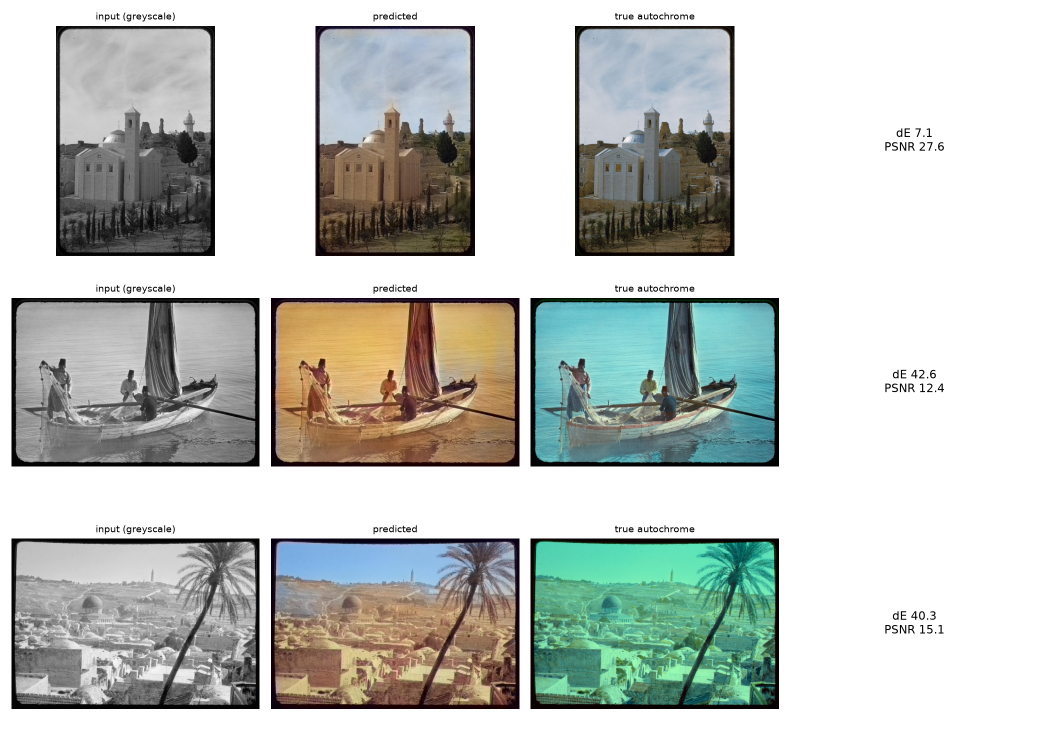
#> input picture figures/baseline_qualitative_eccv16.png, 2100 x 1500 px, given as the content of the folder data/clean_source, which was not available (shown at 1/2 size)
$ python degrade.py
#> lines starting #> are read from the running program, lines starting #| are printed output that depends on the picture; after the words box and inside, x2 and y2 are one past the last pixel; in counts of white or black regions, pixels touching at a corner belong together; pictures that were not available may be replaced by others from this repository, and a replacement may not be noted
"""Degradation simulator: turns clean color photos into synthetic "old photo" pairs.

For each clean image: clean color -> grayscale -> degradations applied in a realistic
order, each with a severity in [0, 1]. Saves the clean color target, the degraded input,
a mask of the structured damage and the exact parameters used, so every pair is
reproducible.

Taxonomy (team decision; the same names are used for the Matson hand labels):
  core   fade, noise, blur, scratches, dust
  extra  cracks, emulsion_loss  - Matson glass-plate damage documented by LoC
         jpeg                   - digitization artifacts
  Default random pool = core + extra. `tone` (sepia cast) is opt-in only: it puts
  color into the colorizer's input, and real tone is measured in the EDA instead.
Structured types (scratches, dust, cracks, emulsion_loss) are drawn into the mask.

Severity: 0 = barely visible, 1 = heaviest. Fixed with --severity (e.g. for a
robustness sweep of the colorizer), otherwise drawn uniformly per type and image.

Outputs (see README data layout)
  <out>/clean/{id}.png      clean color target (resized)
  <out>/degraded/{id}.png   grayscale + degradations (model input)
  <out>/masks/{id}.png      255 where structured damage was drawn
  <out>/params.jsonl        {"id", "seed", "types", "severity", "params", "size"} per image

Usage
  python scripts/degrade.py --src data/clean_source --out data/synthetic
  python scripts/degrade.py --src data/clean_source --out data/synthetic_blur_0.5 --types blur --severity 0.5
  python scripts/degrade.py --figure path/to/image.jpg
"""

import argparse
import json
import zlib
from pathlib import Path

import cv2
import numpy as np

CORE = ["fade", "noise", "blur", "scratches", "dust"]
EXTRA = ["cracks", "emulsion_loss", "jpeg"]
DEFAULT_POOL = CORE + EXTRA  # everything except tone (opt-in via --types / --pool)
STRUCTURED = ["scratches", "dust", "cracks", "emulsion_loss"]
# Order of application: the print/negative fades and tones, the optics blur, film noise,
# then physical damage on top, and JPEG compression from digitization last.
ORDER = ["fade", "tone", "blur", "noise", "scratches", "cracks", "dust", "emulsion_loss", "jpeg"]
IMAGE_EXTS = {".jpg", ".jpeg", ".png", ".tif", ".tiff", ".bmp", ".webp"}


def _scale(mask):
    """Size factor so line widths/speck sizes look the same at any resolution (1.0 at 512 px)."""
    return max(mask.shape) / 512


def _lerp(lo, hi, sev):
    """Map severity 0..1 onto a parameter range."""
    return lo + (hi - lo) * sev


# [41 lines left out: functions _composite, fade, tone, blur, not called in this run]


def noise(img, mask, rng, sev):
    """Additive noise, film-grain style: monochrome Gaussian noise with a random grain size."""
    sigma = _lerp(2, 25, sev)
    size = rng.uniform(0, 1.2) * _scale(mask)
    n = rng.normal(0, 1, mask.shape).astype(np.float32)
    if size > 0.3:
        n = cv2.GaussianBlur(n, (0, 0), size)
        n /= n.std() + 1e-6
    return img + sigma * n[..., None], {"sigma": sigma, "grain_size": size}


# [81 lines left out: functions jpeg, scratches, dust, cracks, not called in this run]


def emulsion_loss(img, mask, rng, sev):
    """Ragged patches where the emulsion flaked off, usually near the plate edges."""
    h, w = mask.shape
    s = _scale(mask)
    k = round(_lerp(1, 3, sev))
    blob = np.zeros((h, w), np.uint8)
    for _ in range(k):
        if rng.random() < 0.7:  # near an edge or corner
            cx = rng.choice([rng.uniform(0, 0.15), rng.uniform(0.85, 1)]) * w
            cy = rng.uniform(0, 1) * h
            if rng.random() < 0.5:
                cx, cy = rng.uniform(0, 1) * w, rng.choice([rng.uniform(0, 0.15), rng.uniform(0.85, 1)]) * h
        else:
            cx, cy = rng.uniform(0, w), rng.uniform(0, h)
        r = _lerp(0.03, 0.12, sev) * rng.uniform(0.7, 1.0) * max(h, w)
        angles = np.sort(rng.uniform(0, 2 * np.pi, 24))
        radii = r * rng.uniform(0.5, 1.4, 24)
        poly = np.stack([cx + radii * np.cos(angles), cy + radii * np.sin(angles)], 1).astype(np.int32)
        cv2.fillPoly(blob, [poly], 1)
    # ragged edges: blur the polygon and threshold it against smoothed noise
    soft = cv2.GaussianBlur(blob.astype(np.float32), (0, 0), 3 * s)
    rough = cv2.GaussianBlur(rng.random((h, w)).astype(np.float32), (0, 0), 1.5 * s)
    region = (soft + 0.09 * (rough - rough.mean()) / (rough.std() + 1e-6)) > 0.5
    layer = cv2.GaussianBlur(region.astype(np.float32), (0, 0), 0.7 * s)
    light = bool(rng.random() < 0.6)
    fill = (rng.uniform(215, 250) if light else rng.uniform(5, 40)) + rng.normal(0, 6, (h, w, 1))
    mask[region] = 255
    a = layer[..., None]
    return img * (1 - a) + fill * a, {"n": k, "light": light}


FUNCS = {f.__name__: f for f in (fade, tone, blur, noise, jpeg, scratches, dust, cracks, emulsion_loss)}


# ---------------------------------------------------------------- pipeline

def _jsonable(v):
    if isinstance(v, (float, np.floating)):
        return round(float(v), 4)
    if isinstance(v, (np.integer,)):
        return int(v)
    if isinstance(v, list):
        return [_jsonable(x) for x in v]
    return v


def degrade(rgb, seed, types=None, severity=None, pool=DEFAULT_POOL):
    """rgb: HxWx3 uint8 clean color image.

    types:    apply exactly these; if None, 1-4 are drawn at random from `pool`.
    severity: one value in [0, 1] for every type; if None, drawn uniformly per type.
    Types are always applied in ORDER. Returns (degraded uint8 HxWx3, mask uint8 HxW, params).
    """
    rng = np.random.default_rng(seed)
    if types is None:
        k = int(rng.integers(1, min(4, len(pool)) + 1))
        types = list(rng.choice(pool, size=k, replace=False))
    gray = cv2.cvtColor(rgb, cv2.COLOR_RGB2GRAY).astype(np.float32)
    img = np.repeat(gray[..., None], 3, axis=2)
    mask = np.zeros(gray.shape, np.uint8)
    sevs, params = {}, {}
    for name in ORDER:
        if name in types:
            sev = float(rng.uniform(0, 1)) if severity is None else float(severity)
            img, p = FUNCS[name](img, mask, rng, sev)
            img = np.clip(img, 0, 255).astype(np.float32)
            sevs[name] = round(sev, 4)
            params[name] = {k: _jsonable(v) for k, v in p.items()}
    applied = [t for t in ORDER if t in types]
    return img.astype(np.uint8), mask, {"seed": seed, "types": applied, "severity": sevs, "params": params}


def imread_rgb(path, max_side):
    # imdecode(fromfile) instead of imread so non-ASCII Windows paths work
    bgr = cv2.imdecode(np.fromfile(str(path), np.uint8), cv2.IMREAD_COLOR)
    if bgr is None:
        return None
    h, w = bgr.shape[:2]
    if max_side and max(h, w) > max_side:
        f = max_side / max(h, w)
        bgr = cv2.resize(bgr, (round(w * f), round(h * f)), interpolation=cv2.INTER_AREA)
    return cv2.cvtColor(bgr, cv2.COLOR_BGR2RGB)


def imwrite(path, img):
    if img.ndim == 3:
        img = cv2.cvtColor(img, cv2.COLOR_RGB2BGR)
    cv2.imencode(path.suffix, img)[1].tofile(str(path))


def image_seed(base_seed, image_id):
    """Stable per-image seed: same image + same --seed always gives the same degradation."""
    return zlib.crc32(f"{base_seed}:{image_id}".encode())


def run_batch(args):
    src, out = Path(args.src), Path(args.out)
    for sub in ("clean", "degraded", "masks"):
        (out / sub).mkdir(parents=True, exist_ok=True)
    params_path = out / "params.jsonl"
    done = set()
    if params_path.exists():
        with open(params_path, encoding="utf-8") as f:
            done = {json.loads(line)["id"] for line in f if line.strip()}

    files = sorted(p for p in src.rglob("*") if p.suffix.lower() in IMAGE_EXTS)
    if args.limit:
        files = files[:args.limit]
    todo = [p for p in files if p.stem not in done]
    print(f"{len(files)} images in {src}: {len(files) - len(todo)} already done, {len(todo)} to go")

    with open(params_path, "a", encoding="utf-8") as f:
        for i, p in enumerate(todo, 1):
            rgb = imread_rgb(p, args.max_side)
            if rgb is None:
                print(f"  skip unreadable {p.name}")
                continue
            degraded, mask, params = degrade(rgb, image_seed(args.seed, p.stem),
                                             args.types, args.severity, args.pool)
            imwrite(out / "clean" / f"{p.stem}.png", rgb)
            imwrite(out / "degraded" / f"{p.stem}.png", degraded)
            imwrite(out / "masks" / f"{p.stem}.png", mask)
            f.write(json.dumps({"id": p.stem, **params, "size": list(rgb.shape[:2])}) + "\n")
            if i % 50 == 0 or i == len(todo):
                f.flush()
                print(f"  {i}/{len(todo)}")


# [41 lines left out: functions make_figure, severity, not called in this run]


def main():
    ap = argparse.ArgumentParser(description=__doc__, formatter_class=argparse.RawDescriptionHelpFormatter)
    ap.add_argument("--src", default="data/clean_source", help="folder of clean color images (searched recursively)")
    ap.add_argument("--out", default="data/synthetic")
    ap.add_argument("--max-side", type=int, default=512, help="resize so the long side is at most this (0 = keep)")
    ap.add_argument("--seed", type=int, default=693)
    ap.add_argument("--types", nargs="+", choices=ORDER, help="apply exactly these types to every image")
    ap.add_argument("--pool", nargs="+", choices=ORDER, default=DEFAULT_POOL,
                    help="types to draw 1-4 from at random when --types is not given (default: all except tone)")
    ap.add_argument("--severity", type=severity, help="fixed severity 0-1 for every type (default: random per type)")
    ap.add_argument("--limit", type=int, help="only process the first N images")
    ap.add_argument("--figure", help="make the severity-sweep figure from this one image instead of a batch run")
    ap.add_argument("--figure-out", default="figures/degradation_examples.png")
    args = ap.parse_args()
    make_figure(args) if args.figure else run_batch(args)
#> in imread_rgb, bgr is the input picture: shape (1500, 2100, 3); mean B, G, R 194, 198.4, 194.5
#> in imread_rgb, `bgr = cv2.resize(bgr, (round(w * f), round(h * f)), interpolation=cv2...`:
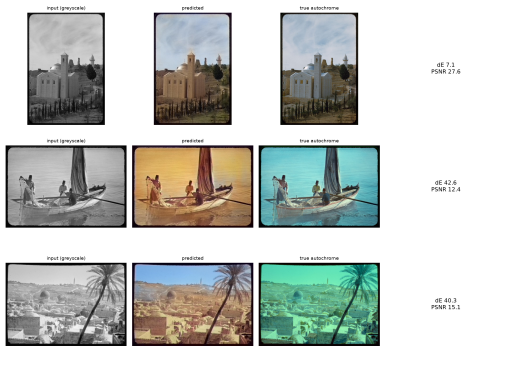
#> bgr: shape (366, 512, 3); mean B, G, R 194, 198.4, 194.5
#> in degrade, `gray = cv2.cvtColor(rgb, cv2.COLOR_RGB2GRAY).astype(np.float32)`:
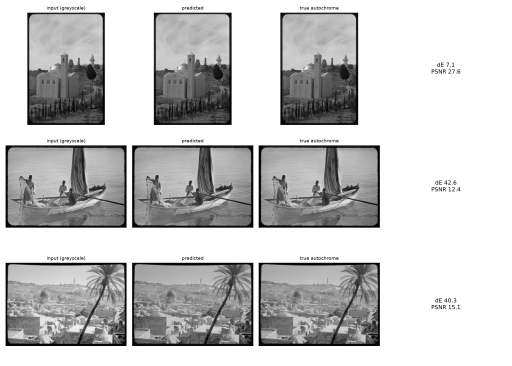
#> gray: shape (366, 512) float32; min 1, max 255, mean 196.7
#> the loop in degrade, `for name in ORDER:` made 9 passes
#> p on pass 4: {'sigma': 13.4, 'grain_size': 0.253}
#> p on pass 8: {'n': 2, 'light': True}
#> after the loop in degrade, `for name in ORDER:`:
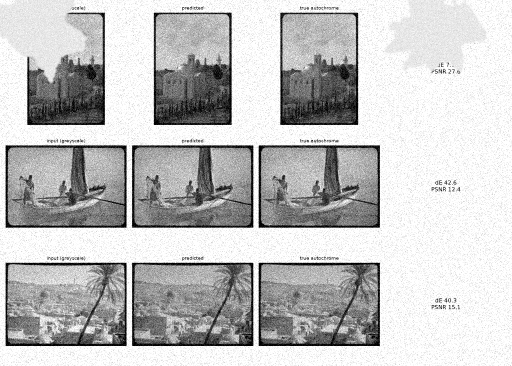
#> img: shape (366, 512, 3) float32; min 0, max 255, mean 194.1
#> after the loop in degrade, `for name in ORDER:`: params = 2 items; sevs = {'noise': 0.496, 'emulsion_loss': 0.672}
#> in run_batch, `degraded, mask, params = degrade(rgb, image_seed(args.seed, p.stem), a..`:
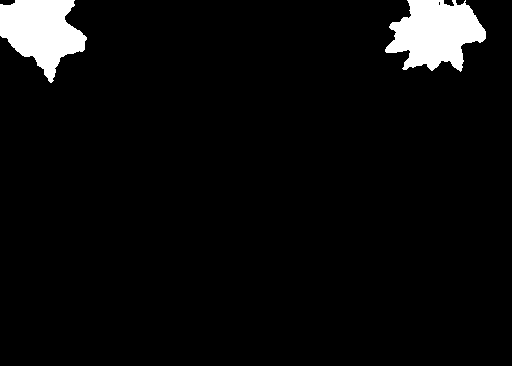
#> mask: shape (366, 512); 4.9% white; 2 white regions, box (x1, y1, x2, y2) and area: (385, 0, 486, 72) 4742, (0, 0, 87, 83) 4355
#> in run_batch, `degraded, mask, params = degrade(rgb, image_seed(args.seed, p.stem), a..`: params = 4 items


if __name__ == "__main__":
    main()

$ run again, on figures/baseline_qualitative_eccv16_pre.png
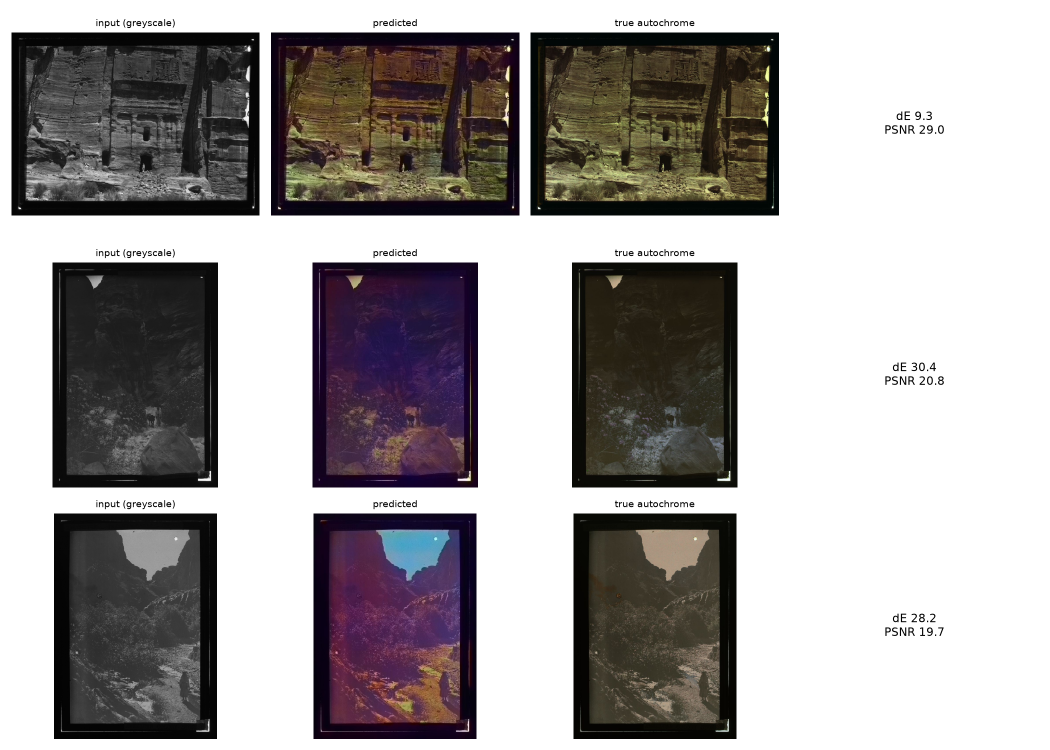
#> input picture figures/baseline_qualitative_eccv16_pre.png, 2100 x 1500 px, given as the content of the folder data/clean_source, which was not available (shown at 1/2 size)
#> in imread_rgb, bgr is the input picture: shape (1500, 2100, 3); mean B, G, R 159.5, 159.6, 163.5
#> bgr: shape (366, 512, 3)
#> the loop in degrade, `for name in ORDER:` made 9 passes
#> p on pass 7: {'n': 292}
#> after the loop in degrade, `for name in ORDER:`:
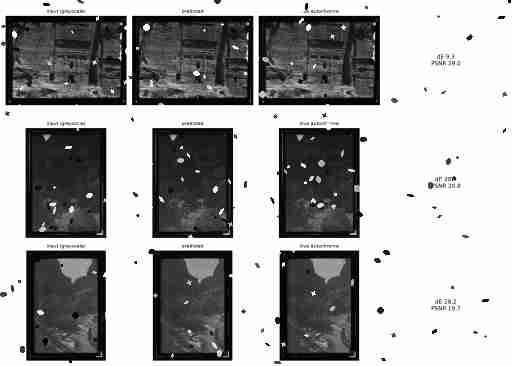
#> img: shape (366, 512, 3) float32; min 0, max 255, mean 159.4
#> after the loop in degrade, `for name in ORDER:`: params = 2 items; sevs = {'dust': 0.971, 'jpeg': 0.935}
#> in run_batch, `degraded, mask, params = degrade(rgb, image_seed(args.seed, p.stem), a..`:
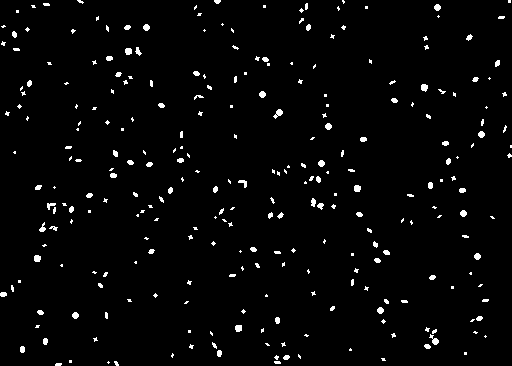
#> mask: shape (366, 512); 2.5% white; 275 white regions (201 under 20 px), largest, box (x1, y1, x2, y2) and area: (273, 109, 283, 119) 50, (429, 334, 439, 345) 50, (421, 84, 428, 92) 44
#> in run_batch, `degraded, mask, params = degrade(rgb, image_seed(args.seed, p.stem), a..`: params = 4 items

$ run again, on figures/robustness_sweep.png
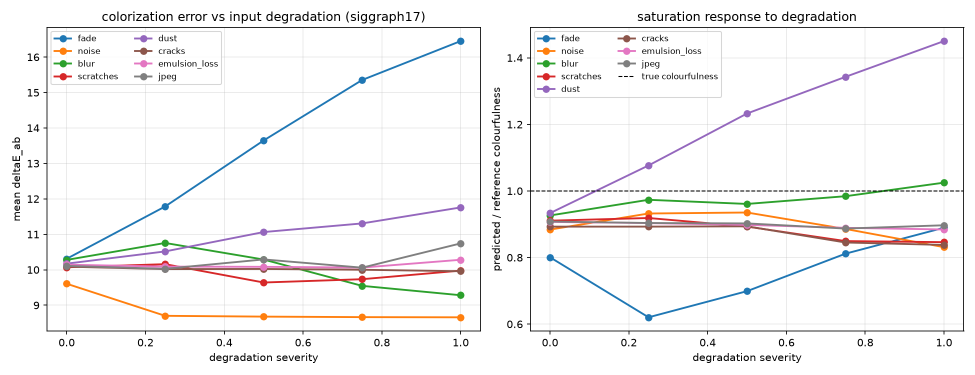
#> input picture figures/robustness_sweep.png, 1950 x 750 px, given as the content of the folder data/clean_source, which was not available (shown at 1/2 size)
#> in imread_rgb, bgr is the input picture: shape (750, 1950, 3); mean B, G, R 244.3, 244.4, 245.4
#> bgr: shape (197, 512, 3)
#> the loop in degrade, `for name in ORDER:` made 9 passes
#> p on pass 7: {'n': 249}
#> after the loop in degrade, `for name in ORDER:`:
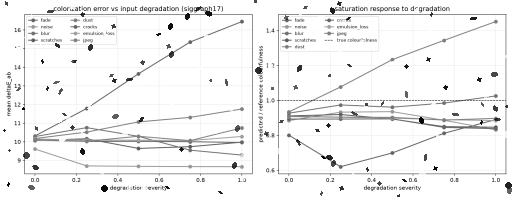
#> img: shape (197, 512, 3) float32; min 2.06, max 255, mean 242
#> after the loop in degrade, `for name in ORDER:`: params = 1 item; sevs = {'dust': 0.825}
#> in run_batch, `degraded, mask, params = degrade(rgb, image_seed(args.seed, p.stem), a..`:
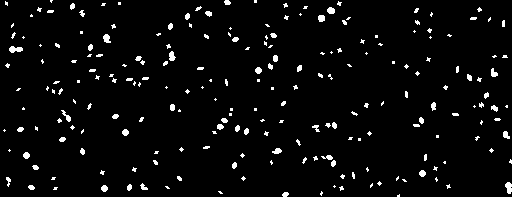
#> mask: shape (197, 512); 3.7% white; 220 white regions (166 under 20 px), largest, box (x1, y1, x2, y2) and area: (9, 46, 23, 53) 67, (505, 182, 512, 194) 61, (103, 34, 111, 43) 51
#> in run_batch, `degraded, mask, params = degrade(rgb, image_seed(args.seed, p.stem), a..`: params = 4 items
